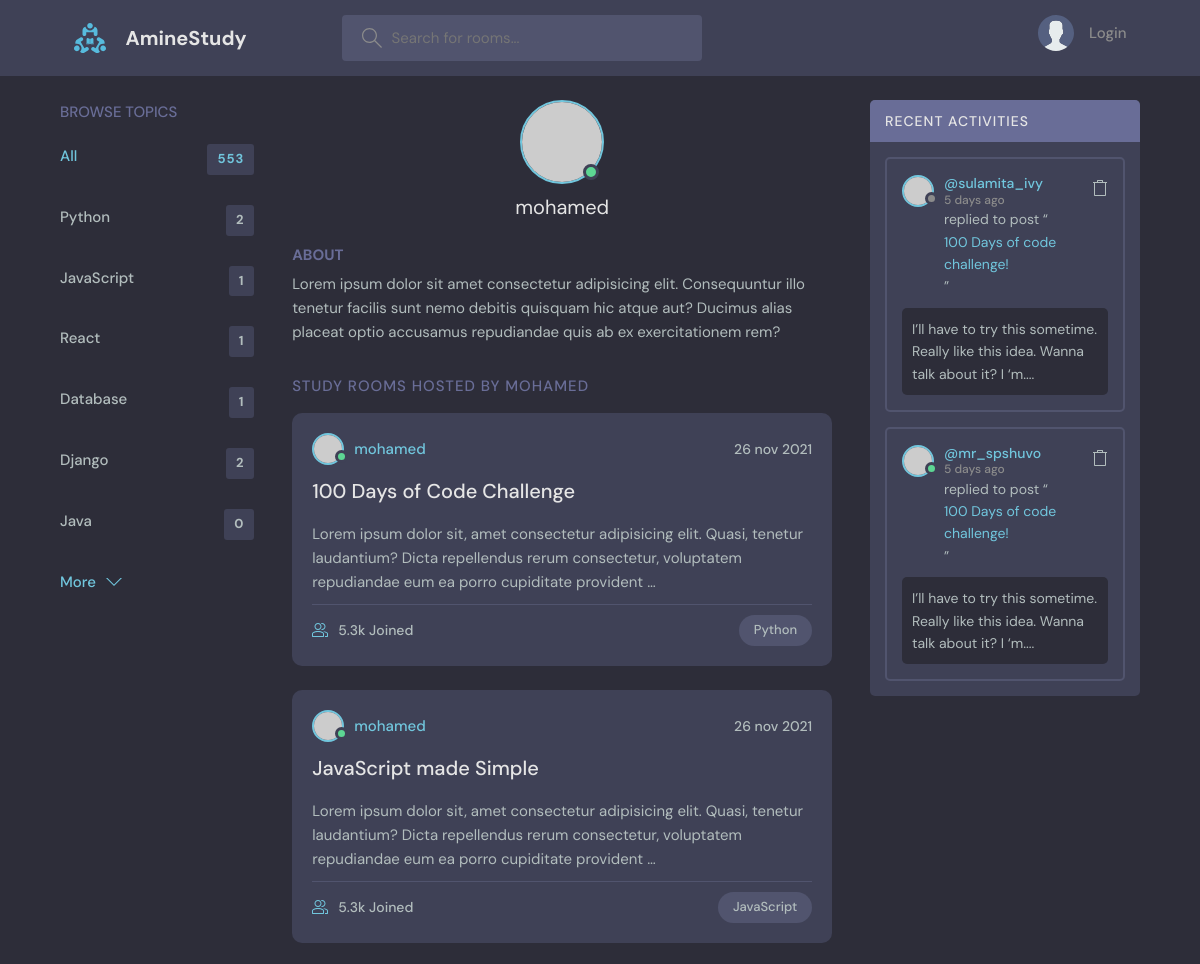
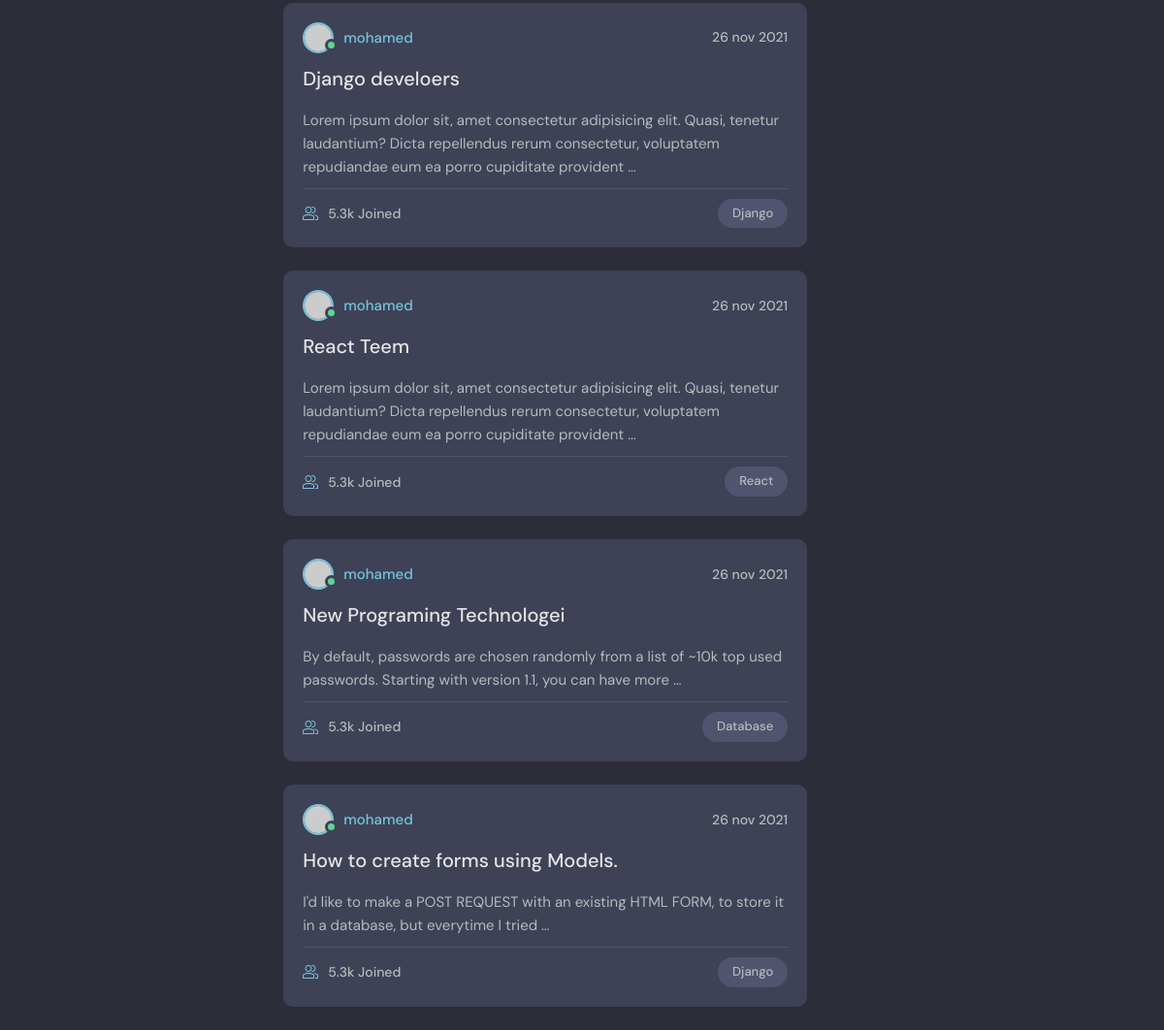
The page /accounts/profile/mohamed on the database its author committed (2 pictures, top to bottom).
### room/models.py (models this page shows, shortened)
class Category(models.Model):
	name = models.CharField(max_length=50)
	def __str__(self):
		return self.name

class Room(models.Model):
	owner = models.ForeignKey(User,on_delete = models.SET_NULL,null=True)
	title = models.CharField(max_length=50)
	description = models.TextField()
	created = models.DateField(auto_now_add=True, null=True,blank=True)
	modify = models.DateField(auto_now=True)
	participants = models.ManyToManyField(User,related_name='participants', blank=True)
	category = models.ForeignKey('Category', on_delete = models.SET_NULL, null=True)
	slug = models.SlugField(blank=True,null=True)
	class Meta:
		ordering = ['-modify']
	def __str__(self):
		return self.title

### accounts/models.py (models this page shows, shortened)
class Profile(models.Model):
	user = models.OneToOneField(User, on_delete = models.CASCADE)
	num = models.CharField(max_length=50)
	about = models.TextField(null=True,blank=True)
	slug = models.SlugField(blank=True,null=True)

### accounts/views.py (the view)
# urls.py: path('profile/<str:slug>',views.profile,name = 'profile'),
def profile(request, slug):
	profile = Profile.objects.get(slug = slug)
	rooms = Room.objects.filter(owner = profile.id)
	category = Category.objects.annotate(num_items=Count('room'))
	context = {
				'profile': profile,
				'rooms':rooms,
				'category':category
	}
	return render(request,'accounts/profile.html',context)

### accounts/templates/accounts/profile.html (shortened to what this page needs)
{% extends "base.html" %}
{% block body %}
 <main class="profile-page layout layout--3">
    <div class="container">
      <div class="topics">
        <div class="topics__header">
          <h2>Browse Topics</h2>
        </div>
        <ul class="topics__list">
          <li>
            <a href="/" class="active">All <span>553</span></a>
          </li>
          {% for cat in category %}
                    <li>
                      <a href="/">{{cat}} <span>{{cat.num_items}}</span></a>
                    </li>
            {% endfor %}
        </ul>
        <button class="btn btn--link" href="/">
          More
          <svg version="1.1" xmlns="http://www.w3.org/2000/svg" width="32" height="32" viewBox="0 0 32 32">
            <title>chevron-down</title>
            <path d="M16 21l-13-13h-3l16 16 16-16h-3l-13 13z"></path>
          </svg>
        </button>
      </div>
      <div class="roomList">
        <div class="profile">
          <div class="profile__avatar">
            <div class="avatar avatar--large active">
              <img src="https://randomuser.me/api/portraits/men/11.jpg" />
            </div>
          </div>
          <div class="profile__info">
            <h3>{{profile.user.username}}</h3>
          </div>
          <div class="profile__about">
            <h3>About</h3>
            <p>
              {{profile.about}}
            </p>
          </div>
        </div>
        <div class="roomList__header">
          <div>
            <h2>Study Rooms Hosted by {{profile.user.username}}</a>
            </h2>
          </div>
        </div>
        {% for room in rooms %}
            <div class="roomListRoom">
              <div class="roomListRoom__header">
                <a href="profile.html" class="roomListRoom__author">
                  <div class="avatar avatar--small active">
                    <img src="https://randomuser.me/api/portraits/men/11.jpg" />
                  </div>
                  <span>{{room.owner}}</span>
                </a>
                <div class="roomListRoom__actions">
                  <span>{{room.modify|date:"d b Y"}}</span>
                </div>
              </div>
              <div class="roomListRoom__content">
                <a href="{% url 'room:room_detail' room.slug %}">{{room}}</a>
                <p>
                  {{room.description|truncatewords:22}}
                </p>
              </div>
              <div class="roomListRoom__meta">
                <a class="roomListRoom__joined">
                  5.3k Joined
                </a>
                <p class="roomListRoom__topic">{{room.category}}</p>
              </div>
            </div>
        {% endfor %}
      </div>
      <div class="activities">
        <div class="activities__header">
          <h2>Recent Activities</h2>
        </div>
        <div class="activities__box">
          <div class="activities__boxHeader roomListRoom__header">
            <a href="profile.html" class="roomListRoom__author">
              <div class="avatar avatar--small">
                <img src="https://randomuser.me/api/portraits/women/11.jpg" />
              </div>
              <p>
                @sulamita_ivy
                <span>5 days ago</span>
              </p>
            </a>
            <div class="roomListRoom__actions">
              <a href="#">
              </a>
            </div>
          </div>
          <div class="activities__boxContent">
            <p>replied to post “<a href="room.html">100 Days of code challenge!</a>”</p>
            <div class="activities__boxRoomContent">
              I’ll have to try this sometime. Really like this idea. Wanna talk about it? I ‘m....
            </div>
          </div>
        </div>
        <div class="activities__box">
          <div class="activities__boxHeader roomListRoom__header">
            <a href="profile.html" class="roomListRoom__author">
              <div class="avatar avatar--small active">
                <img src="https://randomuser.me/api/portraits/men/13.jpg" />
              </div>
              <p>
                @mr_spshuvo
                <span>5 days ago</span>
              </p>
            </a>
            <div class="roomListRoom__actions">
              <a href="#">
              </a>
            </div>
          </div>
          <div class="activities__boxContent">
            <p>replied to post “<a href="room.html">100 Days of code challenge!</a>”</p>
            <div class="activities__boxRoomContent">
              I’ll have to try this sometime. Really like this idea. Wanna talk about it? I ‘m....
            </div>
          </div>
        </div>
      </div>
    </div>
  </main>
{% endblock body %}

### rows shown on the page
Category: name "Python", num_items "2"
Category: name "JavaScript", num_items "1"
Category: name "React", num_items "1"
Category: name "Database", num_items "1"
Category: name "Django", num_items "2"
Category: name "Java", num_items "0"
Profile: user.username "mohamed", about "Lorem ipsum dolor sit amet consectetur adipisicing elit. Consequuntur illo tenetur facilis sunt nemo debitis quisquam hic atque aut? Ducimus alias placeat optio accusamus repudiandae quis ab ex exercitationem rem?", user.username "MOHAMED"
Room: owner "mohamed", modify "26 nov 2021", title "100 Days of Code Challenge", description "Lorem ipsum dolor sit, amet consectetur adipisicing elit. Quasi, tenetur laudantium? Dicta repellendus rerum consectetur, voluptatem repudiandae eum ea porro cupiditate provident …", category "Python"
Room: owner "mohamed", modify "26 nov 2021", title "JavaScript made Simple", description "Lorem ipsum dolor sit, amet consectetur adipisicing elit. Quasi, tenetur laudantium? Dicta repellendus rerum consectetur, voluptatem repudiandae eum ea porro cupiditate provident …", category "JavaScript"
Room: owner "mohamed", modify "26 nov 2021", title "Django develoers", description "Lorem ipsum dolor sit, amet consectetur adipisicing elit. Quasi, tenetur laudantium? Dicta repellendus rerum consectetur, voluptatem repudiandae eum ea porro cupiditate provident …", category "Django"
Room: owner "mohamed", modify "26 nov 2021", title "React Teem", description "Lorem ipsum dolor sit, amet consectetur adipisicing elit. Quasi, tenetur laudantium? Dicta repellendus rerum consectetur, voluptatem repudiandae eum ea porro cupiditate provident …", category "React"
Room: owner "mohamed", modify "26 nov 2021", title "New Programing Technologei", description "By default, passwords are chosen randomly from a list of ~10k top used passwords. Starting with version 1.1, you can have more …", category "Database"
Room: owner "mohamed", modify "26 nov 2021", title "How to create forms using Models.", description "I'd like to make a POST REQUEST with an existing HTML FORM, to store it in a database, but everytime I tried …", category "Django"
